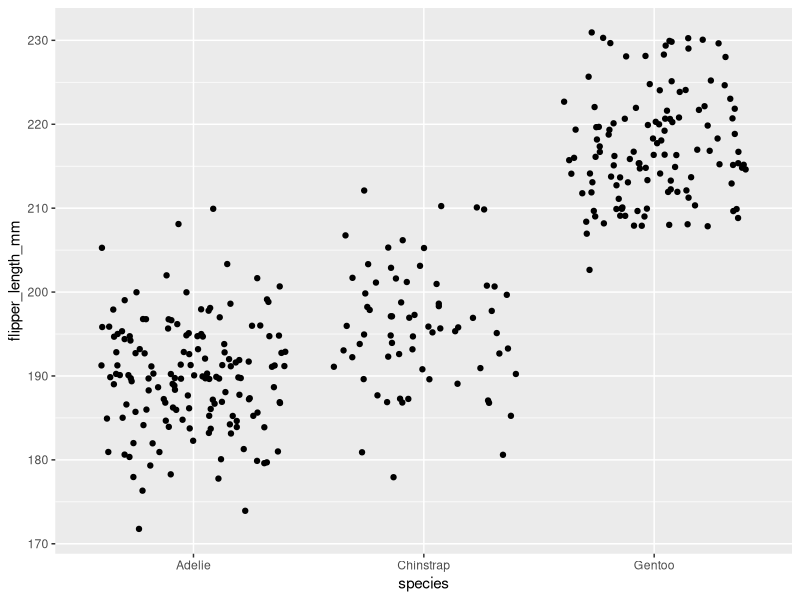

Write R code to recreate this figure.
## ---- chunk 1
library(tidyverse)
library(palmerpenguins)
library(ggplot2)
## ---- chunk 2

# create and store functions
fx <- expression(x^2)
Pa <- expression(2 *(3 *a + 2)^4 - 5)

# find the derivatives of the functions
df_dx <- D(expr =  fx, name = "x")
dP_da <- D(expr = Pa, name = "a")

### find the slope at each point x = 3, a = 1.2

# storing the specific values
x <- 3
a <- 1.2

# evaluating the derivative for the slope
x_3 <- eval(df_dx)
x_3
a_1.2 <- eval(dP_da)
a_1.2

## ---- chunk 3

# creating a plot
ggplot(data = penguins, aes(x = species, y = flipper_length_mm)) +
  geom_jitter()

